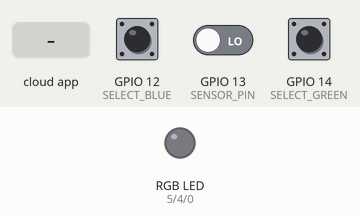
The sketch below on a simulated ESP8266 (NodeMCU). On the bench: an RGB LED mixed from three pins (HIGH = lit). The inputs (shaded band) are chosen by the test bench; at power-on: GPIO 12 (SELECT_BLUE) HIGH, GPIO 13 (SENSOR_PIN) LOW, GPIO 14 (SELECT_GREEN) HIGH. WiFi joins after 1.5 s; servers stay silent unless stated; the Firebase database answers and starts empty; what the sketch prints to the serial monitor is not drawn.

Above: at 2.7 s.
2.8 s: the phone or cloud app sets g to 1
At 11.7 s:
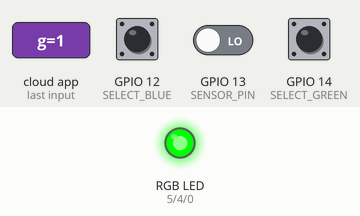
12.0 s: the phone or cloud app sets r to 1
At 21.8 s:
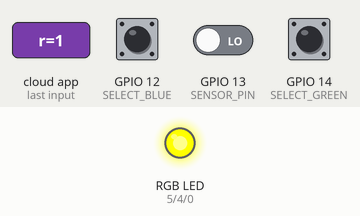
22.6 s: the phone or cloud app sets b to 1
At 32.8 s:
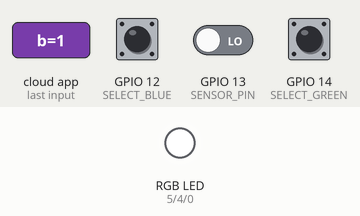
33.6 s: the phone or cloud app sets r to 0
At 43.5 s:
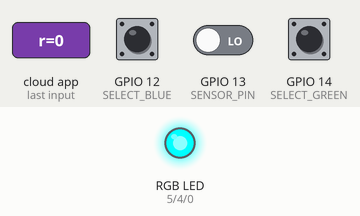
44.0 s: the phone or cloud app sets g to 0
At 53.9 s:
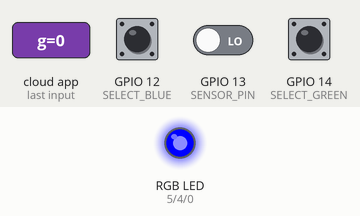
54.8 s: the phone or cloud app sets r to 1
At 65.2 s:
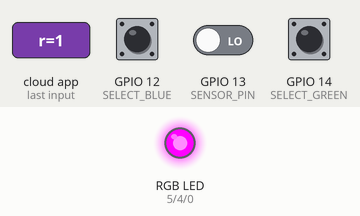
Timing chart, 0 to 66.4 s (numbered marks = the images above; inputs shaded):
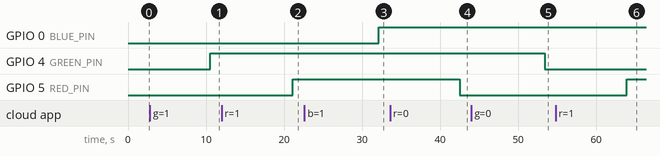

The sketch:

Magic-Orb.ino
```cpp
/*
 * Magic Orbs - A set of IoT orbs that change color when they are pondered.
 * Connected using Firebase Realtime Database
 *
 * Using the Firebase ESP8266 tutorial by
 * Rui Santos https://RandomNerdTutorials.com/esp8266-nodemcu-firebase-realtime-database/
 *
 * @author Taylor Giles
*/

#include <Arduino.h>
#if defined(ESP32)
  #include <WiFi.h>
#elif defined(ESP8266)
  #include <ESP8266WiFi.h>
#endif
#include <Firebase_ESP_Client.h>

//Provide the token generation process info.
#include "addons/TokenHelper.h"

//Provide the RTDB payload printing info and other helper functions.
#include "addons/RTDBHelper.h"

//Library for getting WiFi credentials automatically from AP webpage
#include <WiFiManager.h>

// Credentials for WiFiManager Access Point (for config page)
#define WM_SSID "SECRET"
#define WM_PASSWORD "SECRET"

// Firebase API Key (Project Settings -> Web API Key)
#define API_KEY "SECRET"

// URL of the Realtime Database
#define DATABASE_URL "SECRET"

//Number of millis between updates
#define UPDATE_DELAY 10000

//Min. number of millis between sends
#define SEND_DELAY 5000

//Duration (in millis) to allow a light to stay on
#define LIGHT_DURATION 120000

//Number of colors
#define NUM_COLORS 3

//Pins
#define RED_PIN 5       //D1
#define GREEN_PIN 4     //D2
#define BLUE_PIN 0      //D3
#define SELECT_GREEN 14 //D5
#define SELECT_BLUE 12  //D6
#define SENSOR_PIN 13   //D7

//Firebase objs
FirebaseData fb_data;
FirebaseAuth fb_auth;
FirebaseConfig fb_config;

//Program values
unsigned long timeLastUpdated = 0;
unsigned long timeLastSent = 0;

//WiFiManager-related values
bool isConnected = false;
unsigned long timeLastBlinked = 0;
bool isBlinkOn = false;
const int BLINK_DELAY = 1000; //ms between blinks

//A struct to store data for each of red, green, and blue
typedef struct color {
  String id;
  long timeLastActivated;
  bool isOn;
  uint8_t pin;
} Color;

//Save the colors as structs for easy access with loops
Color red{"r", 0, false, RED_PIN};
Color green{"g", 0, false, GREEN_PIN};
Color blue{"b", 0, false, BLUE_PIN};
Color colors[3] = {red, green, blue};
Color myColor;

//WiFi Manager
WiFiManager wifiManager;


void setup(){
  //Pin modes
  pinMode(SENSOR_PIN, INPUT);
  pinMode(SELECT_GREEN, INPUT_PULLUP);
  pinMode(SELECT_BLUE, INPUT_PULLUP);
  for(int i = 0; i < 3; i++){
    pinMode(colors[i].pin, OUTPUT);
    digitalWrite(colors[i].pin, LOW);
  }
  Serial.begin(115200);
  Serial.println();

  //Determine which color this orb uses
  myColor = red;
  Serial.print(digitalRead(SELECT_GREEN));
  Serial.println(digitalRead(SELECT_BLUE));
  if(digitalRead(SELECT_GREEN) == LOW){
    myColor = green;
  } else if(digitalRead(SELECT_BLUE) == LOW){
    myColor = blue;
  }
  Serial.print("Chosen color: ");
  Serial.println(myColor.id);

  //Connect to WiFi using saved credentials. If connection fails, open config page with AP
  wifiManager.setConfigPortalBlocking(false);
  isConnected = wifiManager.autoConnect(WM_SSID, WM_PASSWORD);
  if(isConnected){
    //Set up Firebase credentials
    fb_config.api_key = API_KEY; /* Assign the api key (required) */
    fb_config.database_url = DATABASE_URL; /* Assign the RTDB URL (required) */

    //Sign in to Firebase
    Serial.println("Signing into Firebase...");
    if (Firebase.signUp(&fb_config, &fb_auth, "", "")){
      Serial.println("Success!");
      /* Assign the callback function for the long running token generation task */
      fb_config.token_status_callback = tokenStatusCallback; //see addons/TokenHelper.h

      //Begin Firebase
      Firebase.begin(&fb_config, &fb_auth);
      Firebase.reconnectWiFi(true);
    } else {
      isConnected = false;
      Serial.println("Firebase sign-in failed.");
      Serial.printf("%s\n", fb_config.signer.signupError.message.c_str());
    }
  } else {
    Serial.println("Connection failed.");
    Serial.println("Starting config page with AP...");
  }
}


void loop(){
  if(isConnected){
    //Update if enough time has passed
    if(checkDelay(timeLastUpdated, UPDATE_DELAY)){
      updateDisplay();
    }

    //Detect pondering
    if(digitalRead(SENSOR_PIN) == HIGH){
      Serial.println("Motion detected.");
      onPonder();
    }

    //Turn off any colors that need to be turned off
    checkColorsForTurnoff();
  } else {
    //WifiManager config portal processing
    if(wifiManager.process()){
      ESP.restart();
    }

    //Blink the red LED
    if(checkDelay(timeLastBlinked, BLINK_DELAY)){
      timeLastBlinked = millis();
      digitalWrite(red.pin, isBlinkOn);
      isBlinkOn = !isBlinkOn;
    }
  }
}


/**
 * Gets updated color values from Firebase and updates the orb's display
 */
void updateDisplay(){
  Serial.print("Updating... ");
  for(int i = 0; i < NUM_COLORS; i++){
    //Get the updated color
    int updatedColor = getColor(colors[i].id);
    Serial.print(colors[i].id);
    Serial.print(updatedColor);
    Serial.print(colors[i].isOn);
    Serial.print(" ");

    //If this color was just turned on and was off before...
    if(updatedColor > 0 && !colors[i].isOn){
      //Update the timeLastActivated
      colors[i].timeLastActivated = millis();

      //Activate the light
      activateColorDisplay(colors[i]);
    }

    //If this color was just turned off and was on before...
    if(updatedColor <= 0 && colors[i].isOn){
      //Deactivate the light
      deactivateColorDisplay(colors[i]);
    }

    //Update this color's "isOn" status
    colors[i].isOn = (updatedColor > 0);

    //Ensure display is correct (in case of fade failure (analog issues, etc.))
    digitalWrite(colors[i].pin, colors[i].isOn);
  }
  Serial.println();
  timeLastUpdated = millis();
}


/**
 * Callback for the activation of the orb -
 * Activates the color of this orb in the database
 */
void onPonder(){
  //Activate this orb's color in the database
  if(setColor(1, myColor.id)){
    //Force an update from database
    updateDisplay();
    Serial.println("Successfully sent color");
  }
}


/**
 * Send the given value for the given color to the database
 *
 * Returns false on failure or if the appropriate delay has not been satisfied, true otherwise.
 */
bool setColor(int value, String id){
  if(checkDelay(timeLastSent, SEND_DELAY)){
    timeLastSent = millis();
    Serial.print("Sending ");
    Serial.print(id);
    Serial.println(value);
    return (Firebase.RTDB.setInt(&fb_data, "c/" + id, value));
  }
  return false;
}


/**
 * Queries Firebase for the latest value of the specified color
 */
int getColor(String colorId){
  if (Firebase.RTDB.getInt(&fb_data, "/c/" + colorId)) {
    if (fb_data.dataType() == "int") {
      return fb_data.intData();
    }
  }
  return -1;
}


/**
 * Turn off any light that has been on for longer than the specified duration
 */
void checkColorsForTurnoff(){
  for(int i = 0; i < NUM_COLORS; i++){
    if(colors[i].isOn && checkDelay(colors[i].timeLastActivated, LIGHT_DURATION)){
      Serial.print("Turning off ");
      Serial.println(colors[i].id);
      if(setColor(0, colors[i].id)){
        Serial.println("Turnoff successful");
        deactivateColorDisplay(colors[i]);
        colors[i].isOn = false;
      }
    }
  }
}


/**
 * Fades the specified color from "off" to "on"
 */
void activateColorDisplay(Color color){
  for(int i = 0; i < 256; i++){
    analogWrite(color.pin, i);
    delay(1);  //Duration of animation = 256ms
  }
}

/**
 * Fades the specified color from "on" to "off"
 */
void deactivateColorDisplay(Color color){
  for(int i = 255; i >= 0; i--){
    analogWrite(color.pin, i);
    delay(1);  //Duration of animation = 256ms
  }
}


/**
 * Returns true if at least <maxDelay> millis have passed since the
 * time specified by <startTime>, false otherwise
 */
bool checkDelay(long startTime, long maxDelay){
  return millis() - startTime >= maxDelay;
}
```

Measured:
- after the input at 2.8 s, GPIO 4 (GREEN_PIN): LOW → HIGH after 7.8 s
- after the input at 12.0 s, GPIO 5 (RED_PIN): LOW → HIGH after 9.1 s
- after the input at 22.6 s, GPIO 0 (BLUE_PIN): LOW → HIGH after 9.5 s
- after the input at 33.6 s, GPIO 5 (RED_PIN): HIGH → LOW after 8.9 s
- after the input at 44.0 s, GPIO 4 (GREEN_PIN): HIGH → LOW after 9.4 s
- after the input at 54.8 s, GPIO 5 (RED_PIN): LOW → HIGH after 9.2 s
